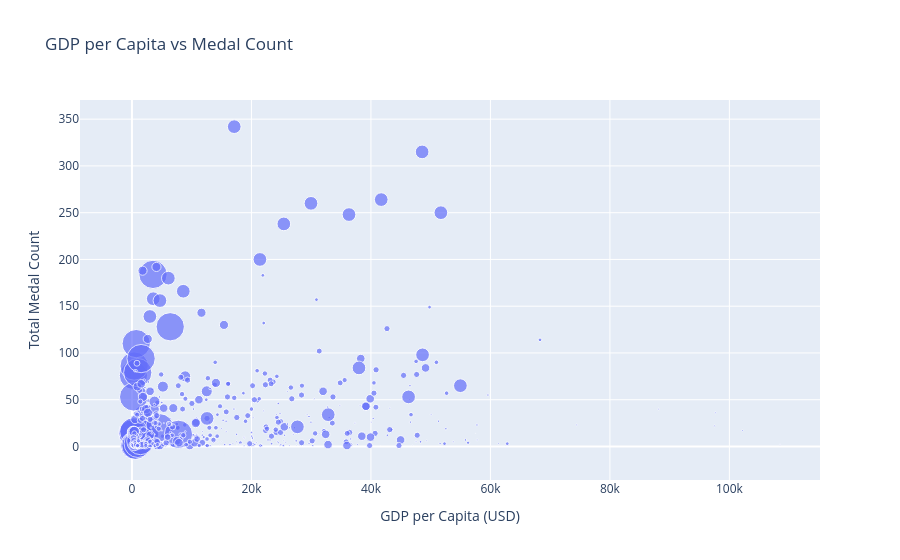

The notebook cell saved with this chart:
### Markdown cell above
#### Basic Statistics: GDP

### Code cell
## GDP per capita vs medal count

medals_df = olympics[olympics["medal"].notna()].copy()

country_medals = (
    medals_df.groupby(["country", "gdp_per_capita", "population"])
    .size()
    .reset_index(name="medal_count")
)

fig = px.scatter(
    country_medals,
    x="gdp_per_capita",
    y="medal_count",
    hover_name="country",         
    size="population",             # bubble size = population
    title="GDP per Capita vs Medal Count",
    labels={
        "gdp_per_capita": "GDP per Capita (USD)",
        "medal_count": "Total Medal Count"
    }
)

fig.show()

### Figure 1 — Plotly figure (JSON) as saved in the notebook; plotly's stock layout.template omitted (floating-point values rounded to 4 significant figures; data arrays with more than 128 entries replaced by an {"elided": "..."} marker saying what was removed)
{"data": [{"hovertemplate": "<b>%{hovertext}</b><br><br>GDP per Capita (USD)=%{x}<br>Total Medal Count=%{y}<br>population=%{marker.size}<extra></extra>", "hovertext": {"elided": "641 str values"}, "legendgroup": "", "marker": {"color": "#636efa", "size": {"elided": "641 float values"}, "sizemode": "area", "sizeref": 3428050, "symbol": "circle"}, "mode": "markers", "name": "", "orientation": "v", "showlegend": false, "type": "scatter", "x": {"elided": "641 float values"}, "xaxis": "x", "y": {"elided": "641 int values"}, "yaxis": "y"}], "layout": {"legend": {"itemsizing": "constant", "tracegroupgap": 0}, "title": {"text": "GDP per Capita vs Medal Count"}, "xaxis": {"anchor": "y", "domain": [0, 1], "title": {"text": "GDP per Capita (USD)"}}, "yaxis": {"anchor": "x", "domain": [0, 1], "title": {"text": "Total Medal Count"}}}}
